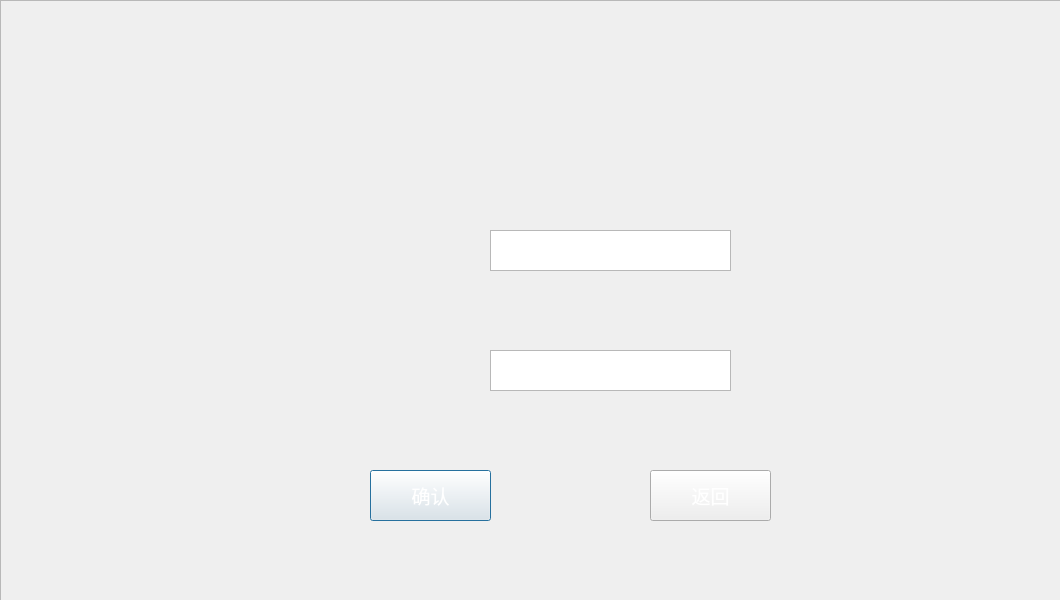
<?xml version="1.0" encoding="UTF-8"?>
<ui version="4.0">
 <class>Dialog</class>
 <widget class="QDialog" name="Dialog">
  <property name="geometry">
   <rect>
    <x>0</x>
    <y>0</y>
    <width>1060</width>
    <height>600</height>
   </rect>
  </property>
  <property name="windowTitle">
   <string>Dialog</string>
  </property>
  <property name="styleSheet">
   <string notr="true"/>
  </property>
  <widget class="QTextEdit" name="textEdit">
   <property name="geometry">
    <rect>
     <x>490</x>
     <y>230</y>
     <width>241</width>
     <height>41</height>
    </rect>
   </property>
   <property name="styleSheet">
    <string notr="true">background-image: url(:/input_bg.png);
font: 10pt &quot;微软雅黑&quot;;</string>
   </property>
   <property name="html">
    <string>&lt;!DOCTYPE HTML PUBLIC &quot;-//W3C//DTD HTML 4.0//EN&quot; &quot;http://www.w3.org/TR/REC-html40/strict.dtd&quot;&gt;
&lt;html&gt;&lt;head&gt;&lt;meta name=&quot;qrichtext&quot; content=&quot;1&quot; /&gt;&lt;style type=&quot;text/css&quot;&gt;
p, li { white-space: pre-wrap; }
&lt;/style&gt;&lt;/head&gt;&lt;body style=&quot; font-family:'微软雅黑'; font-size:10pt; font-weight:400; font-style:normal;&quot;&gt;
&lt;p style=&quot;-qt-paragraph-type:empty; margin-top:0px; margin-bottom:0px; margin-left:0px; margin-right:0px; -qt-block-indent:0; text-indent:0px;&quot;&gt;&lt;br /&gt;&lt;/p&gt;&lt;/body&gt;&lt;/html&gt;</string>
   </property>
  </widget>
  <widget class="QTextEdit" name="textEdit_2">
   <property name="geometry">
    <rect>
     <x>490</x>
     <y>350</y>
     <width>241</width>
     <height>41</height>
    </rect>
   </property>
   <property name="styleSheet">
    <string notr="true">background-image: url(:/input_bg.png);
font: 10pt &quot;微软雅黑&quot;;</string>
   </property>
  </widget>
  <widget class="QPushButton" name="pushButton">
   <property name="geometry">
    <rect>
     <x>370</x>
     <y>470</y>
     <width>121</width>
     <height>51</height>
    </rect>
   </property>
   <property name="font">
    <font>
     <family>微软雅黑</family>
     <pointsize>14</pointsize>
    </font>
   </property>
   <property name="styleSheet">
    <string notr="true">background-image: url(:/first_button.png);
color: rgb(255, 255, 255);</string>
   </property>
   <property name="text">
    <string>确认</string>
   </property>
  </widget>
  <widget class="QFrame" name="frame">
   <property name="geometry">
    <rect>
     <x>0</x>
     <y>0</y>
     <width>1061</width>
     <height>601</height>
    </rect>
   </property>
   <property name="frameShape">
    <enum>QFrame::StyledPanel</enum>
   </property>
   <property name="frameShadow">
    <enum>QFrame::Raised</enum>
   </property>
   <widget class="QLabel" name="label">
    <property name="geometry">
     <rect>
      <x>0</x>
      <y>0</y>
      <width>1061</width>
      <height>601</height>
     </rect>
    </property>
    <property name="styleSheet">
     <string notr="true">background-image: url(:/login_bg.png);</string>
    </property>
    <property name="text">
     <string/>
    </property>
   </widget>
   <widget class="QPushButton" name="pushButton_2">
    <property name="geometry">
     <rect>
      <x>650</x>
      <y>470</y>
      <width>121</width>
      <height>51</height>
     </rect>
    </property>
    <property name="font">
     <font>
      <family>微软雅黑</family>
      <pointsize>14</pointsize>
     </font>
    </property>
    <property name="styleSheet">
     <string notr="true">background-image: url(:/first_button.png);
color: rgb(255, 255, 255);</string>
    </property>
    <property name="text">
     <string>返回</string>
    </property>
   </widget>
  </widget>
  <zorder>frame</zorder>
  <zorder>textEdit</zorder>
  <zorder>textEdit_2</zorder>
  <zorder>pushButton</zorder>
 </widget>
 <resources>
  <include location="../data/a.qrc"/>
 </resources>
 <connections>
  <connection>
   <sender>pushButton</sender>
   <signal>clicked()</signal>
   <receiver>Dialog</receiver>
   <slot>gomain()</slot>
   <hints>
    <hint type="sourcelabel">
     <x>430</x>
     <y>495</y>
    </hint>
    <hint type="destinationlabel">
     <x>529</x>
     <y>299</y>
    </hint>
   </hints>
  </connection>
  <connection>
   <sender>pushButton_2</sender>
   <signal>clicked(bool)</signal>
   <receiver>Dialog</receiver>
   <slot>gofirst()</slot>
   <hints>
    <hint type="sourcelabel">
     <x>710</x>
     <y>485</y>
    </hint>
    <hint type="destinationlabel">
     <x>529</x>
     <y>299</y>
    </hint>
   </hints>
  </connection>
 </connections>
 <slots>
  <slot>goenter()</slot>
  <slot>gofirst()</slot>
  <slot>gomain()</slot>
 </slots>
</ui>
